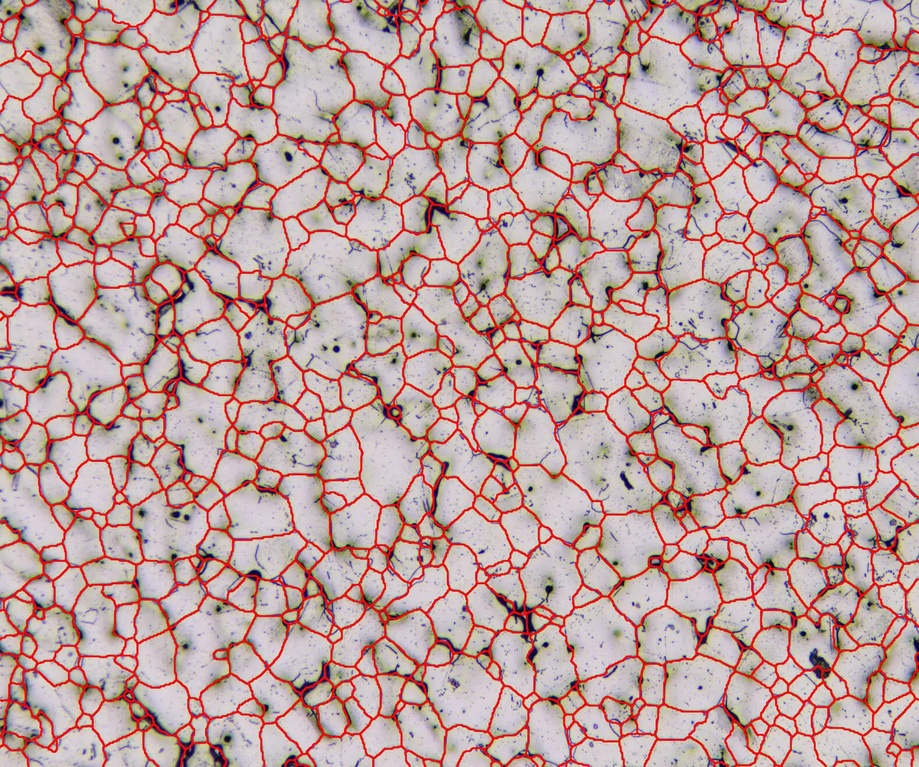
#> input picture images/grain.jpg, 919 x 767 px, shrunk from 1578 x 1317 before the run
$ python main.py
#> lines starting #> are read from the running program, lines starting #| are printed output that depends on the picture; after the words box and inside, x2 and y2 are one past the last pixel; in counts of white or black regions, pixels touching at a corner belong together
### preprocessing.py
import cv2
import numpy as np

# [5 lines left out: function create_dummy_image, not called in this run]

def read_image(img_path):
    img = cv2.imread(img_path, 0)
    if img is None:
        print(f"Error: No se pudo cargar la imagen en {img_path}. Verifica la ruta.")
        exit()
    return img

def preprocess_image(img):
    ret, thresh = cv2.threshold(img, 100, 255, cv2.THRESH_BINARY + cv2.THRESH_OTSU)
    kernel = np.ones((3, 3), np.uint8)
    eroded = cv2.erode(thresh, kernel, iterations=1)
    dilated = cv2.dilate(eroded, kernel, iterations=1)
    return dilated == 255

### labeling.py
from scipy import ndimage
from skimage import color

def label_components(mask):
    connectivity = [[1, 1, 1], [1, 1, 1], [1, 1, 1]]
    labeled_mask, num_labels = ndimage.label(mask, structure=connectivity)
    return labeled_mask, num_labels

def color_clusters(labeled_mask):
    return color.label2rgb(labeled_mask, bg_label=0)

### visualization.py
import cv2
import numpy as np
import matplotlib.pyplot as plt

def save_colored_clusters(img2, clusters_folder):
    img2_uint8 = (img2 * 255).astype(np.uint8)
    img2_bgr = cv2.cvtColor(img2_uint8, cv2.COLOR_RGB2BGR)
    cv2.imwrite(f"{clusters_folder}/colored_clusters.jpg", img2_bgr)

# [4 lines left out: function show_image, not called in this run]

def generate_histograms(areas, perimeters, equivalent_diameters, histogram_path):
    plt.figure(figsize=(15, 5))

    plt.subplot(1, 3, 1)
    plt.hist(areas, bins=10, color='blue', edgecolor='black')
    plt.title('Histograma del Área')
    plt.xlabel('Área (um²)')
    plt.ylabel('Frecuencia')

    plt.subplot(1, 3, 2)
    plt.hist(perimeters, bins=10, color='green', edgecolor='black')
    plt.title('Histograma del Perímetro')
    plt.xlabel('Perímetro (um)')
    plt.ylabel('Frecuencia')

    plt.subplot(1, 3, 3)
    plt.hist(equivalent_diameters, bins=10, color='red', edgecolor='black')
    plt.title('Histograma del Diámetro Equivalente')
    plt.xlabel('Diámetro (um)')
    plt.ylabel('Frecuencia')

    plt.tight_layout()
    plt.savefig(histogram_path)
    # plt.show()

### measurement.py
from skimage import measure
import numpy as np

prop_list = [
    'Area',
    'equivalent_diameter',
    'orientation',
    'MajorAxisLength',
    'MinorAxisLength',
    'Perimeter',
    'MinIntensity',
    'MeanIntensity',
    'MaxIntensity'
]

def measure_properties(labeled_mask, img, pixels_to_um):
    clusters = measure.regionprops(labeled_mask, intensity_image=img)
    measurements = []
    for cluster in clusters:
        row = [cluster.label]
        for prop in prop_list:
            if prop == 'Area':
                value = cluster.area * (pixels_to_um ** 2)
            elif prop == 'orientation':
                value = np.degrees(cluster.orientation)
            elif prop == 'Perimeter':
                value = cluster.perimeter * pixels_to_um
            elif prop == 'equivalent_diameter':
                value = cluster.equivalent_diameter * pixels_to_um
            elif prop == 'MajorAxisLength':
                value = cluster.major_axis_length * pixels_to_um
            elif prop == 'MinorAxisLength':
                value = cluster.minor_axis_length * pixels_to_um
            elif prop == 'MinIntensity':
                value = cluster.min_intensity
            elif prop == 'MeanIntensity':
                value = cluster.mean_intensity
            elif prop == 'MaxIntensity':
                value = cluster.max_intensity
            row.append(value)
        measurements.append(row)
    return measurements

def save_measurements_to_csv(measurements, output_csv):
    with open(output_csv, 'w') as output_file:
        headers = ['Label'] + prop_list
        output_file.write(','.join(headers) + '\n')
        for row in measurements:
            output_file.write(','.join(map(str, row)) + '\n')

### main.py
import os
import numpy as np
from config import img_path, clusters_folder, output_csv, histogram_path, pixels_to_um
from preprocessing import create_dummy_image, read_image, preprocess_image
from labeling import label_components, color_clusters
from measurement import measure_properties, save_measurements_to_csv
from visualization import save_colored_clusters, show_image, generate_histograms

def main():
    print("Iniciando código numeros 2...")

    # Si la imagen no existe, se crea una imagen dummy para probar el pipeline
    if not os.path.exists(img_path):
        create_dummy_image(img_path)

    # Paso 1: Leer imagen
    img = read_image(img_path)
#> in read_image, `img = cv2.imread(img_path, 0)`:
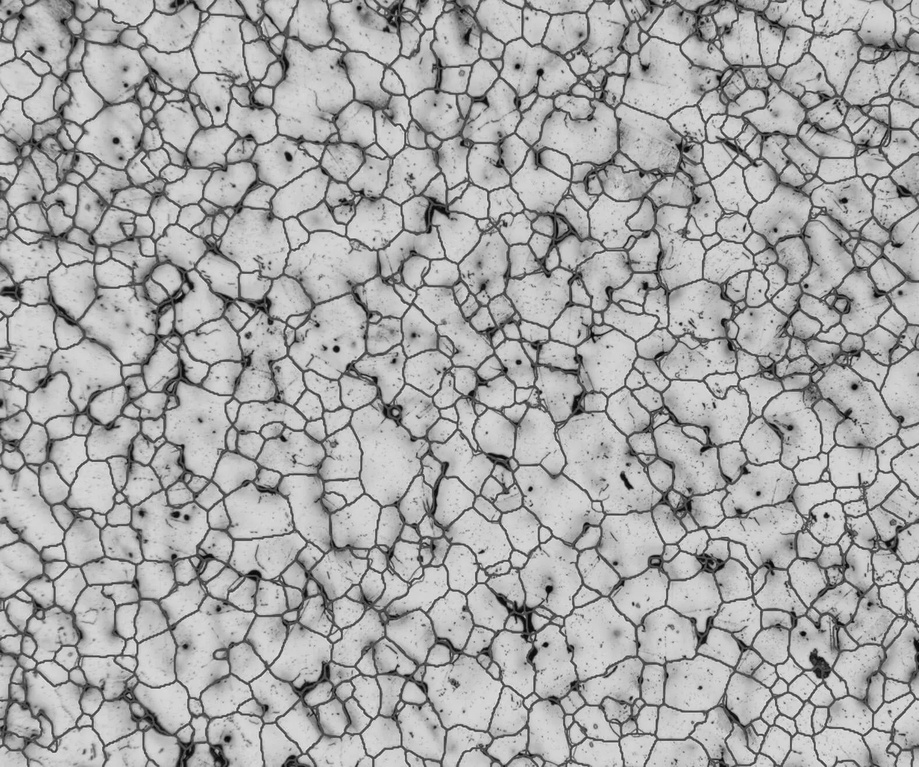
#> img: shape (767, 919); min 4, max 237, mean 167.8

    # Paso 2: Preprocesamiento
    mask = preprocess_image(img)
#> in preprocess_image, `ret, thresh = cv2.threshold(img, 100, 255, cv2.THRESH_BINARY + cv2.THR..`:
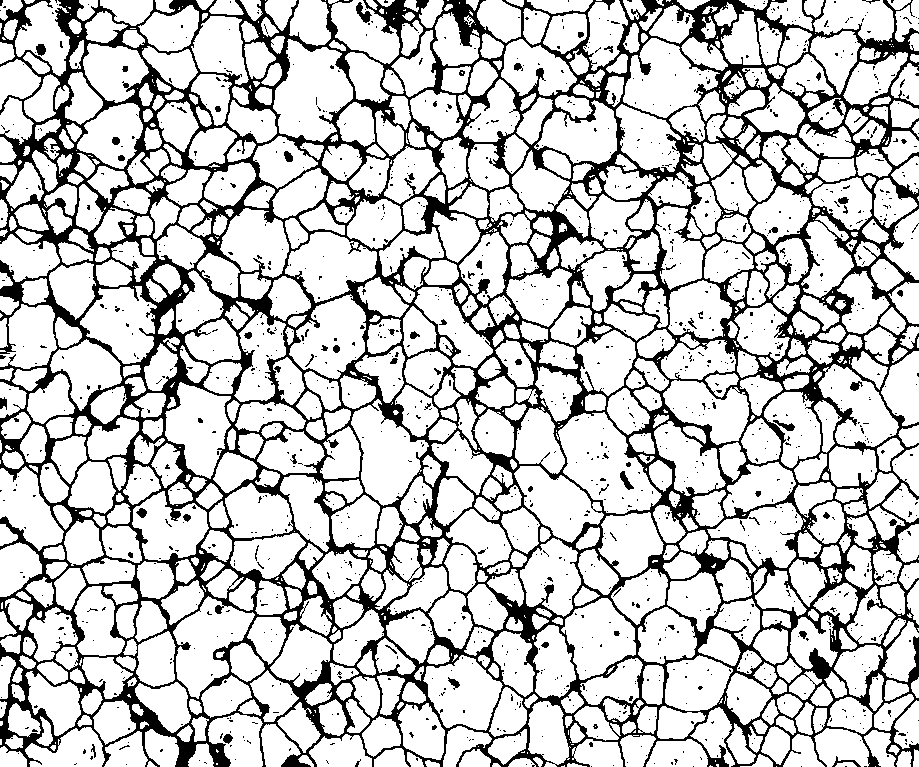
#> thresh: shape (767, 919); 78.2% white; 1430 black regions (1361 under 20 px), largest, box (x1, y1, x2, y2) and area: (0, 0, 919, 767) 146632, (356, 2, 372, 23) 151, (620, 471, 634, 490) 113
#> in preprocess_image, `ret, thresh = cv2.threshold(img, 100, 255, cv2.THRESH_BINARY + cv2.THR..`: ret = 139
#> in preprocess_image, `eroded = cv2.erode(thresh, kernel, iterations=1)`:
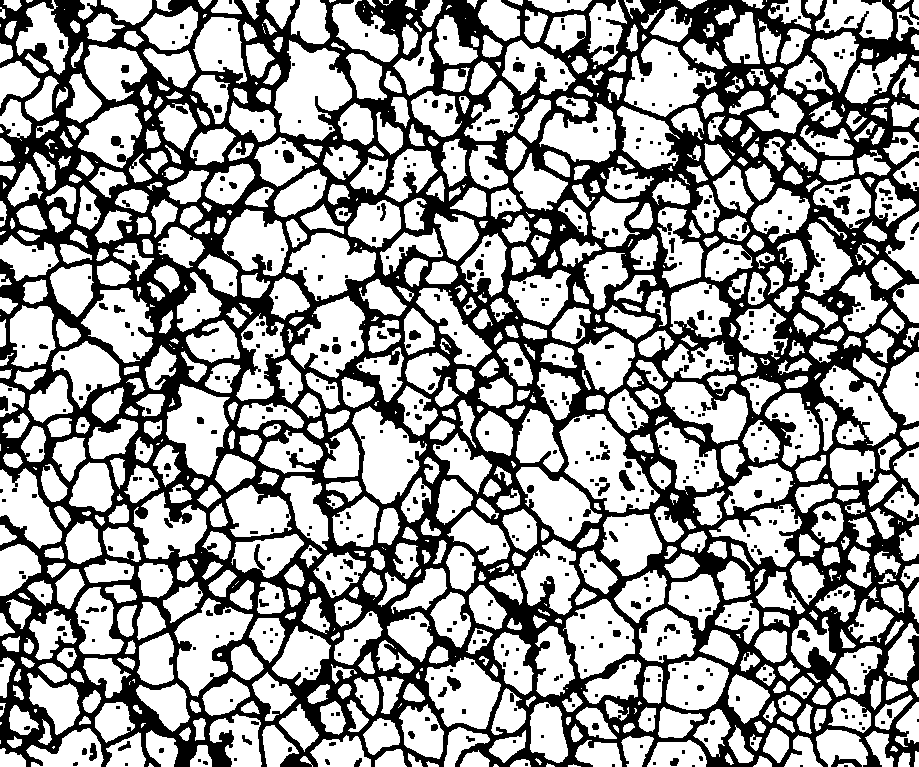
#> eroded: shape (767, 919); 61.8% white; 609 black regions (429 under 20 px), largest, box (x1, y1, x2, y2) and area: (0, 0, 919, 767) 256822, (833, 196, 850, 215) 187, (619, 470, 635, 491) 183
#> in preprocess_image, `dilated = cv2.dilate(eroded, kernel, iterations=1)`:
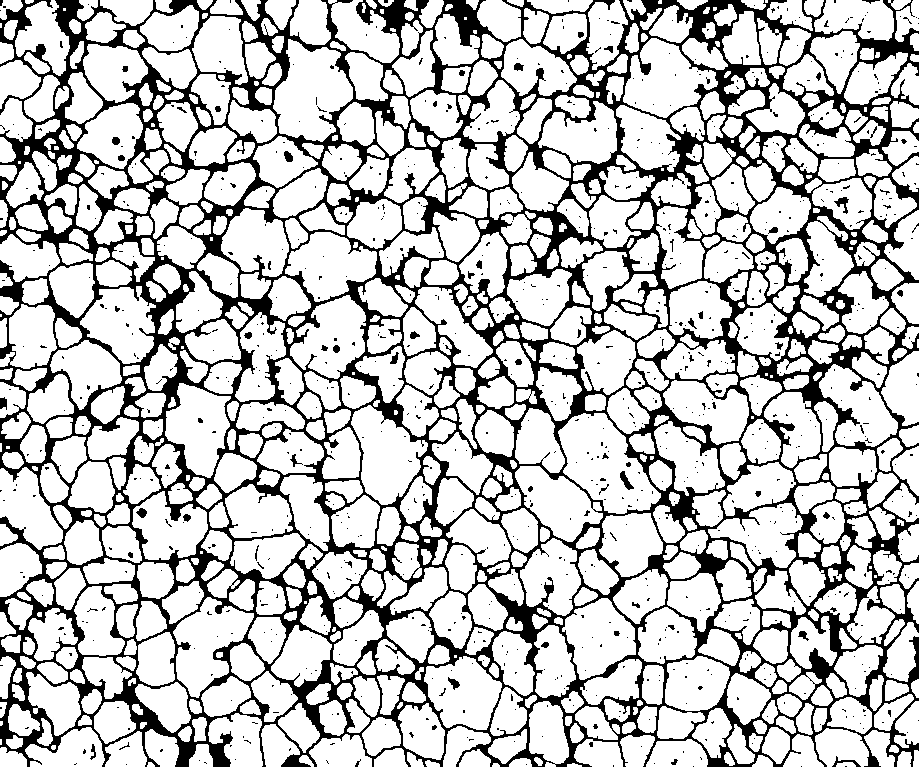
#> dilated: shape (767, 919); 76.8% white; 921 black regions (866 under 20 px), largest, box (x1, y1, x2, y2) and area: (0, 0, 919, 767) 158621, (620, 471, 634, 490) 113, (834, 197, 849, 214) 105
#> in preprocess_image, `return dilated == 255`: returned value: shape (767, 919) bool; 76.8% white; 921 black regions (866 under 20 px)

    # Paso 3: Etiquetado de componentes
    labeled_mask, num_labels = label_components(mask)
#> in label_components, `labeled_mask, num_labels = ndimage.label(mask, structure=connectivity)`:
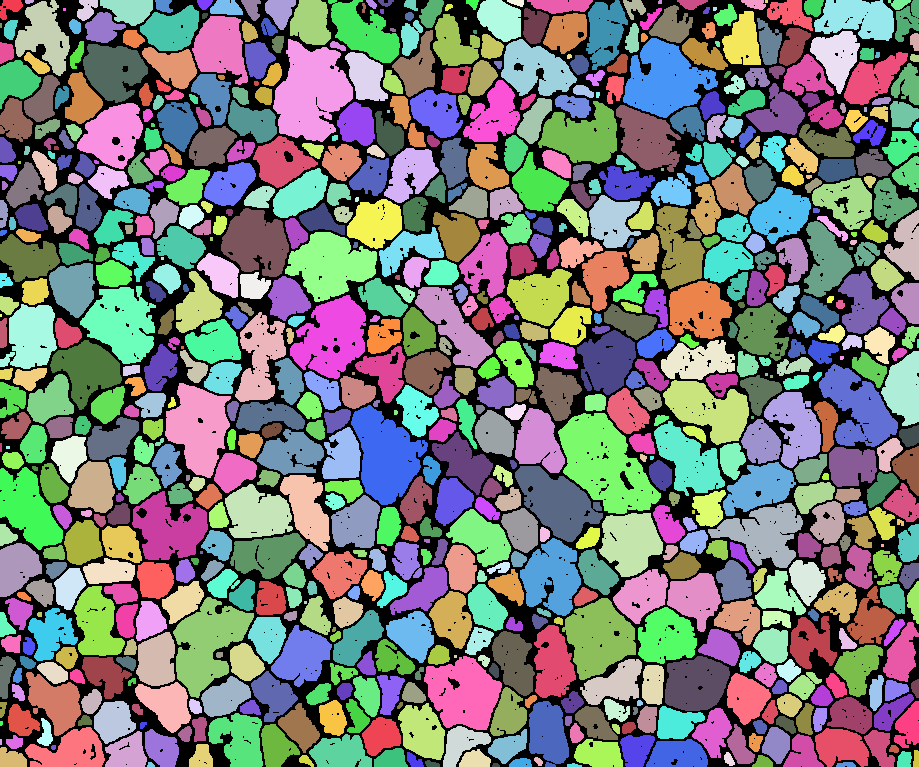
#> labeled_mask: shape (767, 919) int32; 790 distinct labels, from 0 to 789; one colour per label, 0 black
#> in label_components, `labeled_mask, num_labels = ndimage.label(mask, structure=connectivity)`: num_labels = 789
#> num_labels = 789

    # Visualización de clusters coloreados
    img2 = color_clusters(labeled_mask)
#> in color_clusters, `return color.label2rgb(labeled_mask, bg_label=0)`:
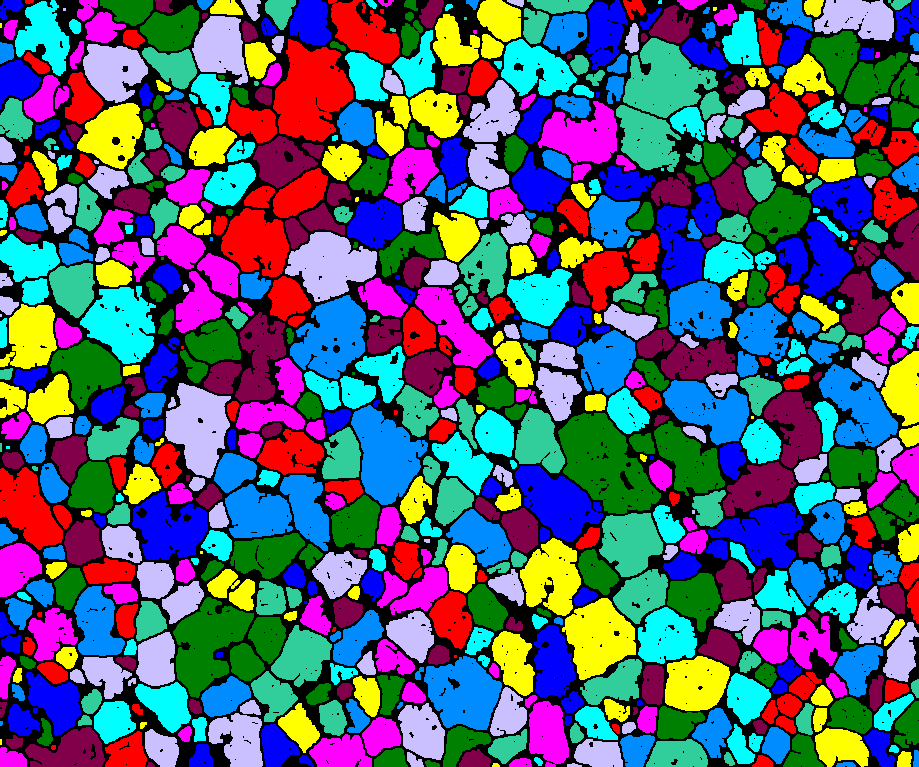
#> returned value: shape (767, 919, 3) float64; mean of channels 0, 1, 2 0.456, 0.37, 0.326; drawn as B, G, R
    save_colored_clusters(img2, clusters_folder)
    # show_image(img2_bgr)  # Uncomment to display the image

    # Paso 4: Medición de propiedades
    measurements = measure_properties(labeled_mask, img, pixels_to_um)
#> in measure_properties, `clusters = measure.regionprops(labeled_mask, intensity_image=img)`: clusters = 789 regions; largest, box (x1, y1, x2, y2) and area: (558, 413, 661, 514) 5894, (273, 39, 353, 142) 5339, (351, 405, 428, 505) 4473, (623, 38, 718, 118) 4398, (173, 597, 254, 698) 4294
#> the loop in measure_properties, `for cluster in clusters:` made 789 passes
#> after the loop in measure_properties, `for cluster in clusters:`: measurements = 789 items
#> measurements = 789 items
    save_measurements_to_csv(measurements, output_csv)
#> the loop in save_measurements_to_csv, `for row in measurements:` made 789 passes
#> row on passes 1, 2, 4: [1, 66.25, 9.18, -59, 14.06, 8.1, 44.94, 142, 168.7, 197], [2, 7.5, 3.09, -84.6, 4.84, 2, 10.12, 141, 175.1, 189], [4, 74, 9.71, -36.52, 12.87, 8.49, 45.51, 140, 180.4, 221]

    # Paso 6: Generar histogramas y calcular estadísticas para Área, Perímetro y Diámetro Equivalente
    areas = [row[1] for row in measurements]
#> areas = 789 values, max 1473.5 at index 454, min 1.5 at index 358, mean 171.4
    perimeters = [row[5] for row in measurements]
#> perimeters = 789 values, max 36.83 at index 69, min 1 at index 57, mean 10.71
    equivalent_diameters = [row[2] for row in measurements]
#> equivalent_diameters = 789 values, max 43.31 at index 454, min 1.38 at index 358, mean 12.58

    if areas and perimeters and equivalent_diameters:
        area_mean = np.mean(areas)
#> area_mean = 171.4
        area_std = np.std(areas)
#> area_std = 203.2
        perimeter_mean = np.mean(perimeters)
#> perimeter_mean = 10.71
        perimeter_std = np.std(perimeters)
#> perimeter_std = 6.98
        diameter_mean = np.mean(equivalent_diameters)
#> diameter_mean = 12.58
        diameter_std = np.std(equivalent_diameters)
#> diameter_std = 7.75

        print("Estadísticas:")
        print(f"Área: Promedio = {area_mean:.4f}, Desviación estándar = {area_std:.4f}")
#| Área: Promedio = 171.4439, Desviación estándar = 203.2323
        print(f"Perímetro: Promedio = {perimeter_mean:.4f}, Desviación estándar = {perimeter_std:.4f}")
#| Perímetro: Promedio = 10.7069, Desviación estándar = 6.9775
        print(f"Diámetro equivalente: Promedio = {diameter_mean:.4f}, Desviación estándar = {diameter_std:.4f}")
#| Diámetro equivalente: Promedio = 12.5768, Desviación estándar = 7.7534
    else:
        print("No se detectaron clusters para calcular estadísticas.")

    generate_histograms(areas, perimeters, equivalent_diameters, histogram_path)
#> in generate_histograms, `plt.savefig(histogram_path)`:
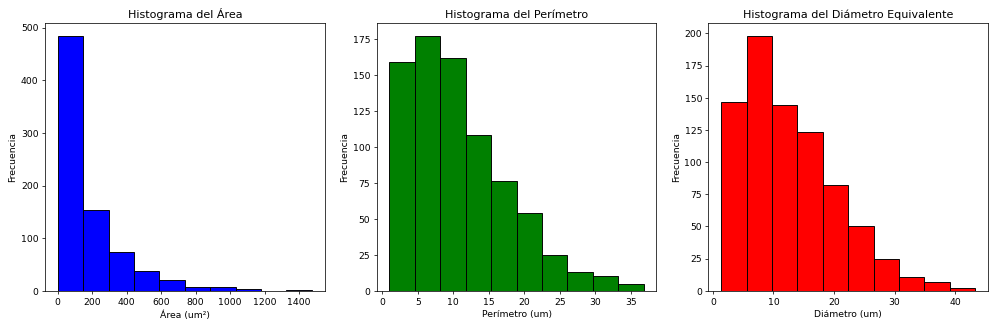
#> figure drawn by matplotlib, 3 panels; panel 1: tallest bar 484 high, from x = 1.5 to 148.7; panel 2: tallest bar 177 high, from x = 4.58 to 8.17; panel 3: tallest bar 198 high, from x = 5.58 to 9.77
    print(f"Histograma guardado en {histogram_path}")

if __name__ == "__main__":
    main()
